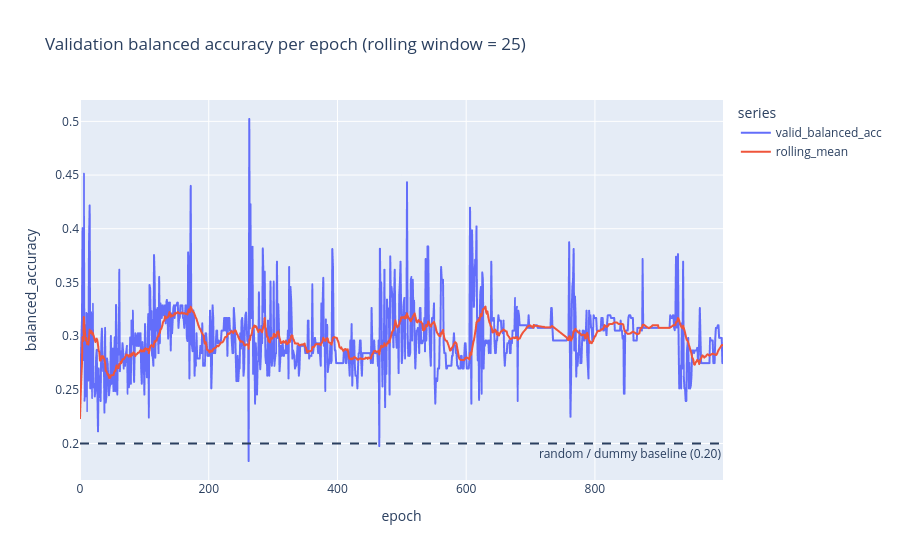

Here is the notebook cell this chart was saved with:
### Code cell
# new: validation balanced accuracy per epoch, with a rolling mean so the trend is

ROLLING_WINDOW = 25
acc_df = history_df[["epoch", "valid_balanced_acc"]].copy()
acc_df["rolling_mean"] = acc_df["valid_balanced_acc"].rolling(ROLLING_WINDOW, min_periods=1).mean()
acc_long = acc_df.melt(
    id_vars="epoch",
    value_vars=["valid_balanced_acc", "rolling_mean"],
    var_name="series",
    value_name="balanced_accuracy",
)
fig_acc = px.line(
    acc_long,
    x="epoch",
    y="balanced_accuracy",
    color="series",
    title=f"Validation balanced accuracy per epoch (rolling window = {ROLLING_WINDOW})",
)
# NEW: the 5-class random baseline, for reference.
fig_acc.add_hline(
    y=0.2,
    line_dash="dash",
    annotation_text="random / dummy baseline (0.20)",
    annotation_position="bottom right",
)
fig_acc.show()

### Figure 1 — Plotly figure (JSON) as saved in the notebook; plotly's stock layout.template omitted (floating-point values rounded to 4 significant figures; data arrays with more than 128 entries replaced by an {"elided": "..."} marker saying what was removed)
{"data": [{"hovertemplate": "series=valid_balanced_acc<br>epoch=%{x}<br>balanced_accuracy=%{y}<extra></extra>", "legendgroup": "valid_balanced_acc", "line": {"color": "#636efa", "dash": "solid"}, "marker": {"symbol": "circle"}, "mode": "lines", "name": "valid_balanced_acc", "showlegend": true, "type": "scattergl", "x": {"elided": "1000 int values"}, "xaxis": "x", "y": {"elided": "1000 float values"}, "yaxis": "y"}, {"hovertemplate": "series=rolling_mean<br>epoch=%{x}<br>balanced_accuracy=%{y}<extra></extra>", "legendgroup": "rolling_mean", "line": {"color": "#EF553B", "dash": "solid"}, "marker": {"symbol": "circle"}, "mode": "lines", "name": "rolling_mean", "showlegend": true, "type": "scattergl", "x": {"elided": "1000 int values"}, "xaxis": "x", "y": {"elided": "1000 float values"}, "yaxis": "y"}], "layout": {"annotations": [{"showarrow": false, "text": "random / dummy baseline (0.20)", "x": 1, "xanchor": "right", "xref": "x domain", "y": 0.2, "yanchor": "top", "yref": "y"}], "legend": {"title": {"text": "series"}, "tracegroupgap": 0}, "shapes": [{"line": {"dash": "dash"}, "type": "line", "x0": 0, "x1": 1, "xref": "x domain", "y0": 0.2, "y1": 0.2, "yref": "y"}], "title": {"text": "Validation balanced accuracy per epoch (rolling window = 25)"}, "xaxis": {"anchor": "y", "domain": [0, 1], "title": {"text": "epoch"}}, "yaxis": {"anchor": "x", "domain": [0, 1], "title": {"text": "balanced_accuracy"}}}}
